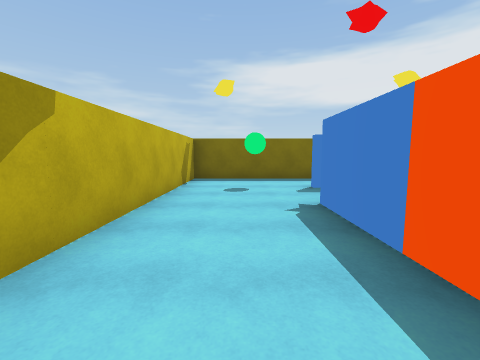
View 1 (above)

21 first-person views from a walk through a 3-D level made in the Unity game engine. The camera is 1.4 m above the floor, tilts 6° down and sees 90° across. The floor is counted in squares, 1.89 m on a side. Each view is taken from the middle of a square. On the plan, view 1 faces up. The plan holds only what a view shows up to about 9 squares ahead; the rest is blank. The player is left out. Surface patterns are stand-ins for the level's own textures.

View 2
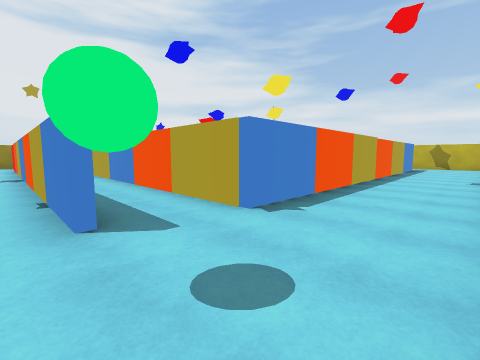

View 3
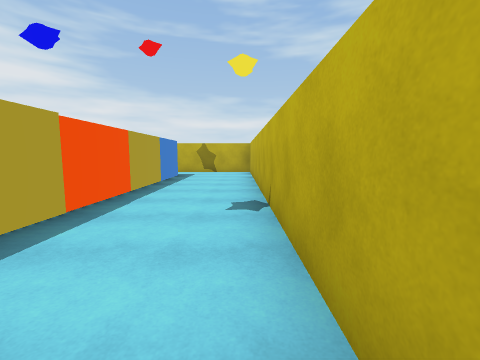

View 4
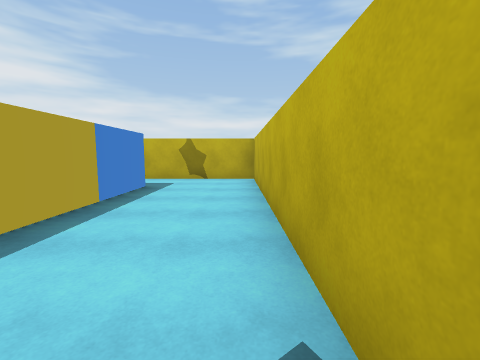

View 5
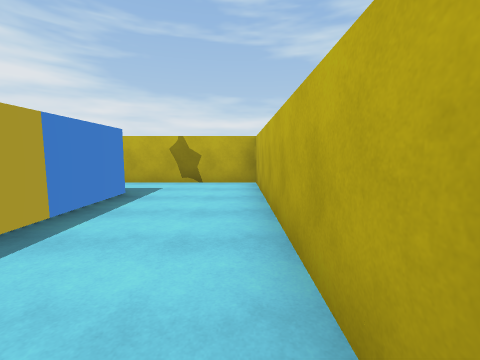

View 6
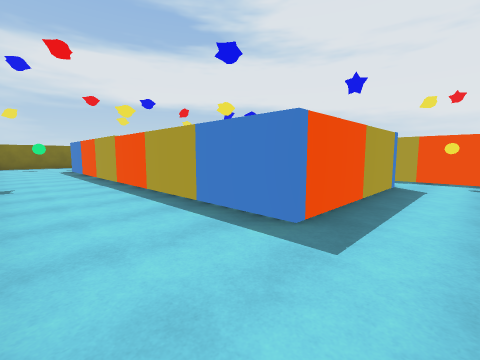

View 7
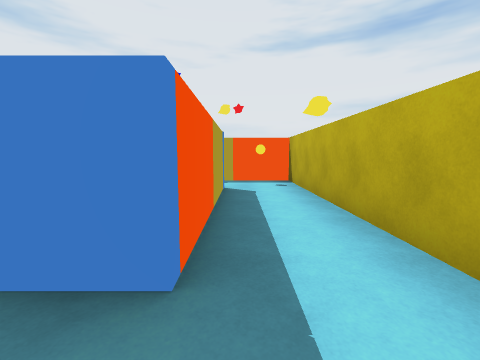

View 8
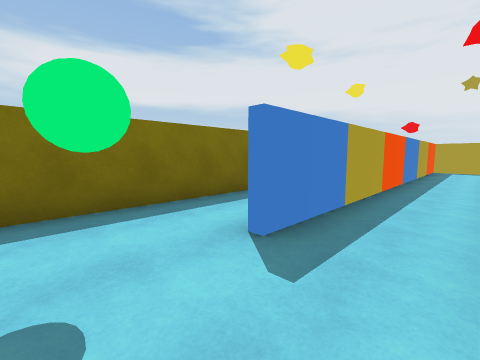

View 9
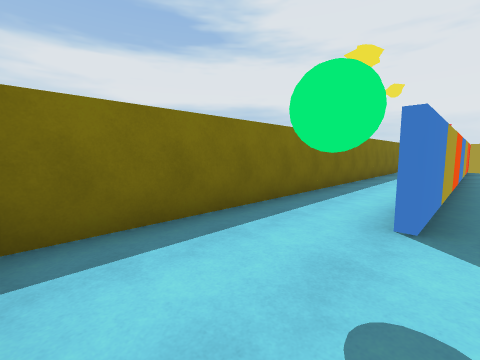

View 10
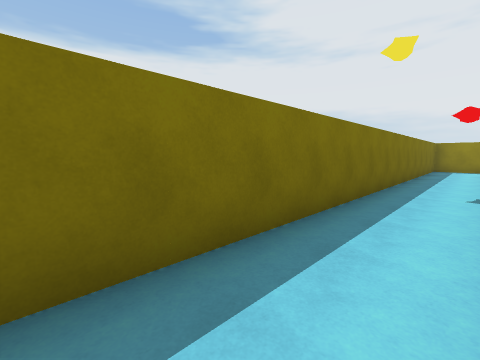

View 11
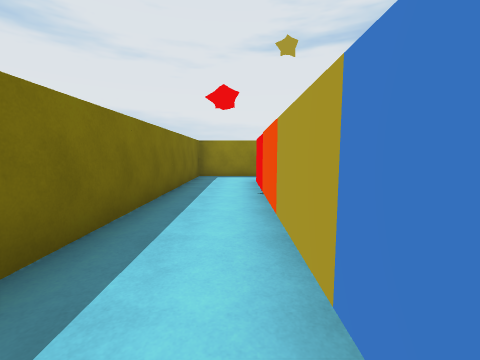

View 12
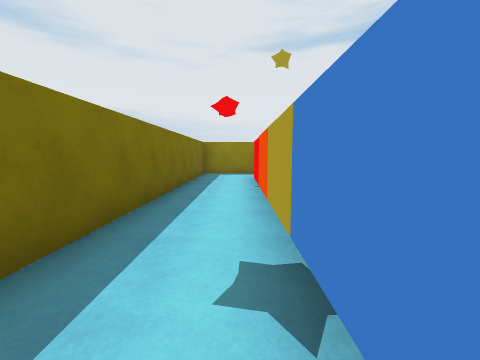

View 13
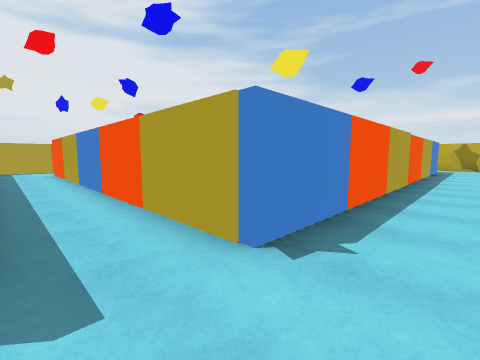

View 14
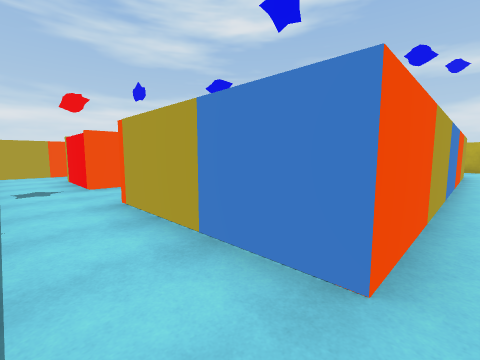

View 15
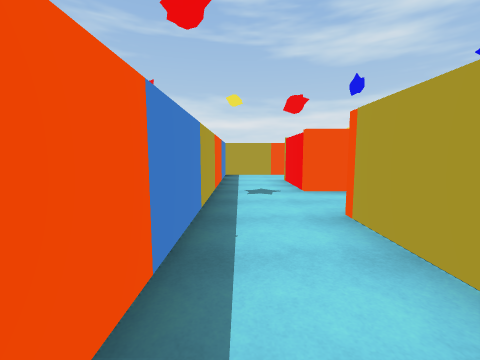

View 16
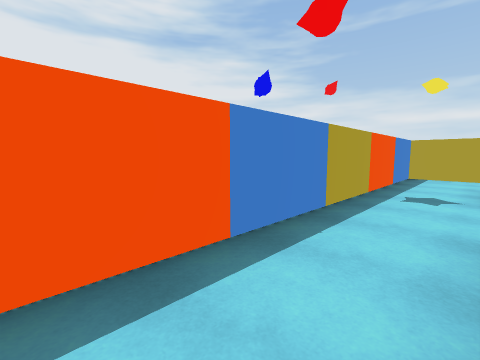

View 17
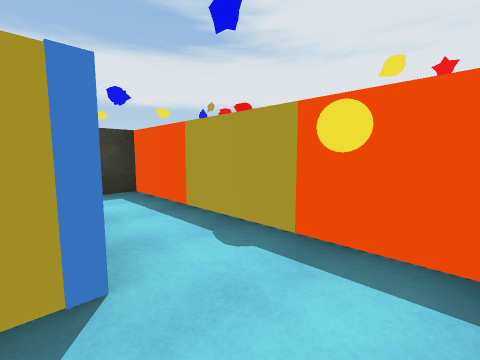

View 18
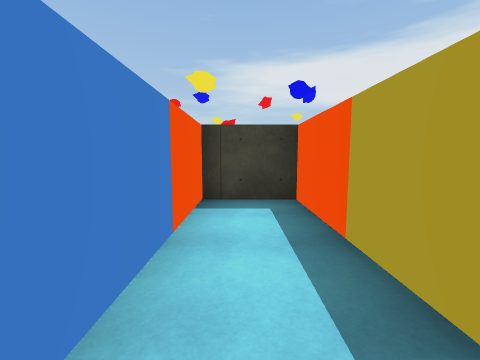

View 19
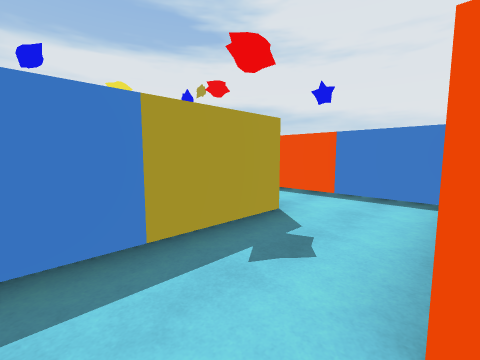

View 20
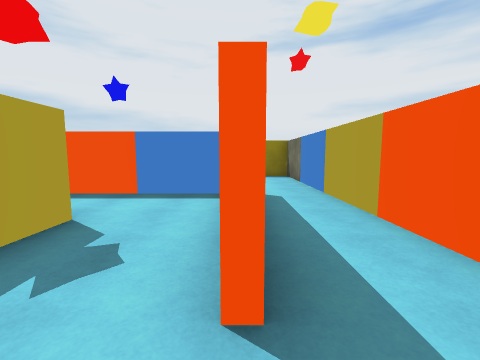

View 21
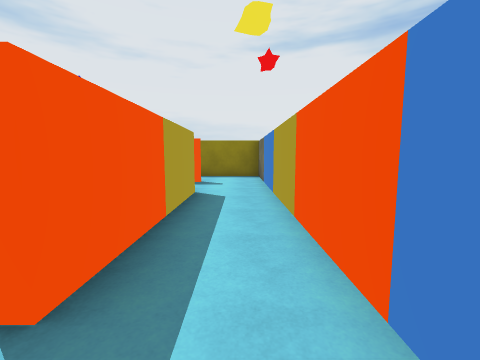

### Floor plan
Points are (right, up) in squares from view 1. A wall is a line through its corners. A room is listed if a view was taken in it or the views show most of it. See-through windows are left out.
Room 1 (views 1, 2, 3, 4, 5, 6, 7, 8, 9, 10, 11, 12, 13, 17, 18)
walls: (1.6, 5.5) (14.8, 5.5); (10.5, 5.4) (1.6, 5.4); (16.4, 5.4) (16.4, 7.4) (-1.4, 7.4) (-1.4, -9.4) (6.9, -9.4) (6.9, -4.1) (5.4, -4.1) (5.4, -7.6) (1.2, -7.6) (1.2, 3.6) (10.7, 3.6)
ways out: opening at (10, 4) to room 2; opening at (15, 6)
Room 2 (views 14, 15, 16)
walls: (10.7, -1.8) (10.7, -4.1); (10.7, 3.6) (10.7, 0); (11.5, 5.4) (10.5, 5.4); (10.2, -5.9) (12.5, -5.9) (12.5, 5)
ways out: opening at (10, 4) to room 1; opening at (9.5, -5) to room 4; opening at (10, -1)
Room 3 (views 19, 20, 21)
walls: (12.8, -6.1) (8.9, -6.1); (8.5, -7.7) (16.4, -7.7) (16.4, -5.6)
ways out: opening at (8, -6) to room 4; gap at (15, -6)
Room 4 (no view inside)
walls: (10.7, -4.1) (7.9, -4.1)
ways out: opening at (9.5, -5) to room 2; opening at (8, -6) to room 3

Positions as (right, up) in squares from view 1, and headings:
1: (0, 0), facing up
2: (-1, 6), facing down-right
3: (-1, 1), facing down
4: (-1, -2), facing down
5: (-1, -3), facing down
6: (-1, -9), facing up-right
7: (0, -8), facing right
8: (0, 4), facing up-right
9: (-1, 5), facing up-right
10: (3, 6), facing up-right
11: (8, 6), facing right
12: (7, 6), facing right
13: (0, 5), facing down-right
14: (12, 4), facing down-left
15: (12, 3), facing down
16: (11, 3), facing down-right
17: (5, -9), facing up-right
18: (6, -8), facing up
19: (8, -6), facing up-right
20: (8, -6), facing right
21: (8, -7), facing right
